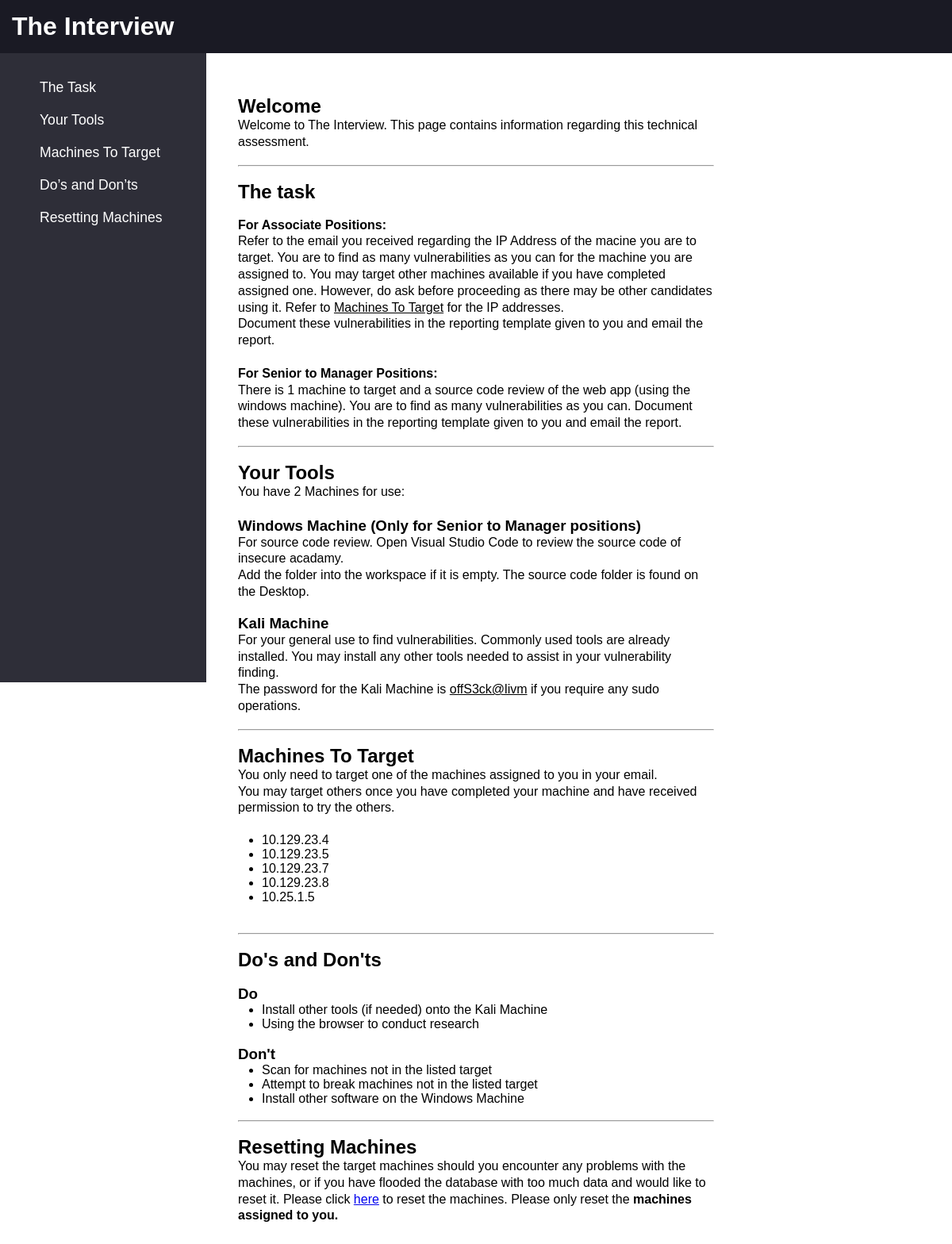
Before: / with the older database file.
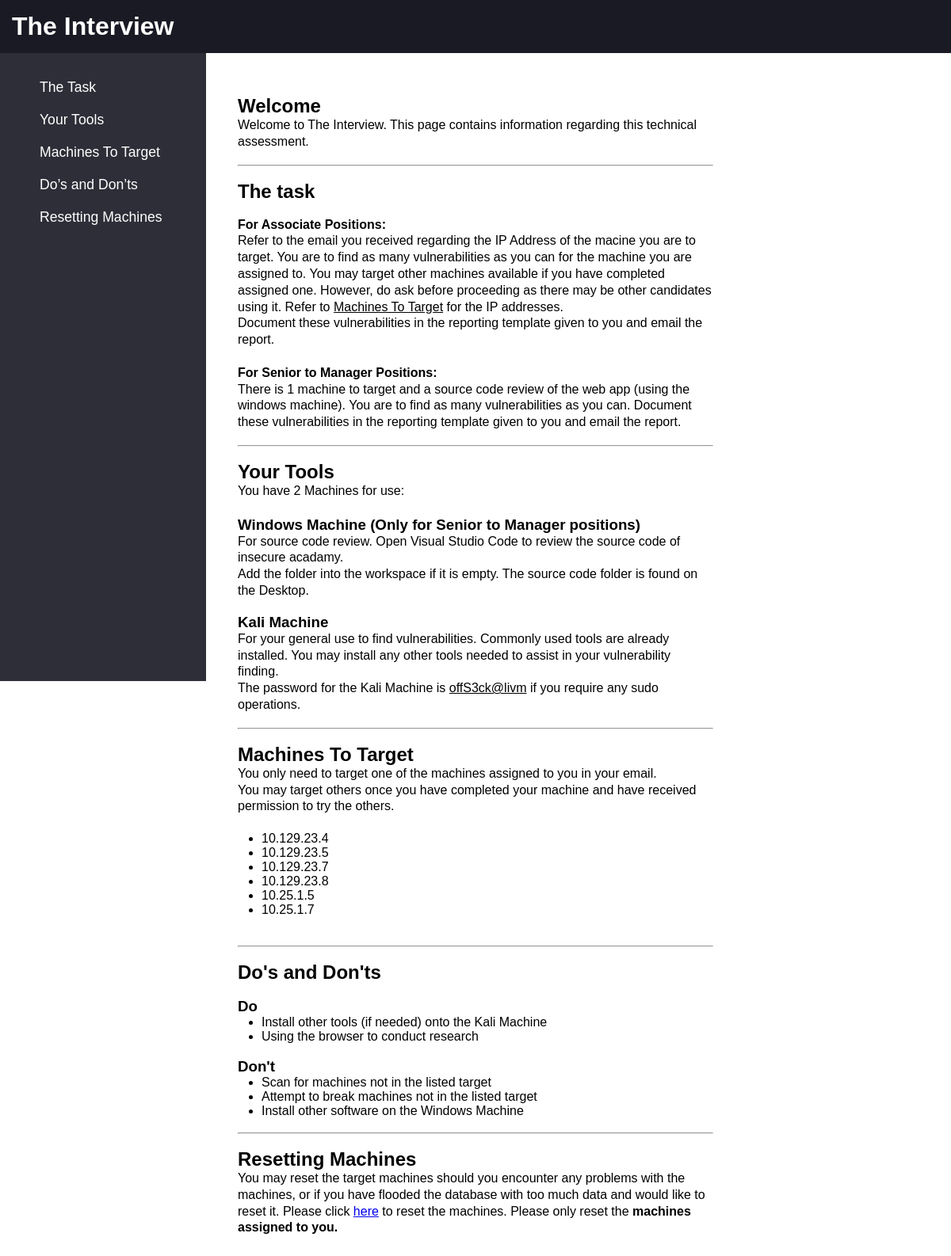
After: the same page with the newer database file.
### app.py (models this page shows, shortened)
class Vm(db.Model):
    name = db.Column(db.String(200), primary_key=True)
    identifier = db.Column(db.String(100), nullable=False)
    ip_address = db.Column(db.String(20), nullable=False)
    restore_from = db.Column(db.String(50), nullable=False)
    source_name = db.Column(db.String(200), nullable=False)
    vm_type = db.Column(db.String(20), nullable=False)

### app.py (the view)
@app.route("/")
def index():
    vm_list = db.session.execute(db.select(Vm).where(Vm.vm_type == 'target').order_by(Vm.ip_address)).scalars()
    return render_template("index.html", vm_list=vm_list)

### templates/index.html (shortened to what this page needs)
<!DOCTYPE html>
<html lang="en">
<head>
    <link rel="stylesheet" href="..\static\style.css">
</head>
<body>
    <header>
        <h1>The Interview</h1>
    </header>
    <div class="container">
        <aside class="sidebar">
            <ul>
                <li><a href="/#task">The Task</a></li>
                <li><a href="/#tools">Your Tools</a></li>
                <li><a href="/#target">Machines To Target</a></li>
                <li><a href="/#dosdonts">Do’s and Don’ts</a></li>
                <li><a href="/#reset">Resetting Machines</a></li>
            </ul>
        </aside>
        <main class="content">
            <div class="scrollable">
                <h2>Welcome</h2>
                <p>Welcome to The Interview. This page contains information regarding this technical assessment.</p>
                <br>
                <hr>
                <br>
                <section id="task">
                    <h2>The task</h2>
                    <br>
                    <p>
                        <b>For Associate Positions:</b>
                        <br>
                        Refer to the email you received regarding the IP Address of the macine you are to target. You are to find
                        as many vulnerabilities as you can for the machine you are assigned to. You may target other machines available
                        if you have completed assigned one. However, do ask before proceeding as there may be other candidates using it.
                        Refer to <u>Machines To Target</u> for the IP addresses. <br> Document these vulnerabilities in the reporting template
                        given to you and email the report.
                        <br>
                        <br>
                        <b>For Senior to Manager Positions:</b>
                        <br>
                        There is 1 machine to target and a source code review of the web app (using the windows machine). You are to find as many vulnerabilities as
                        you can. Document these vulnerabilities in the reporting template given to you and email the report.
                    </p>
                    <br>
                    <hr>
                    <br>
                </section>
                <section id="tools">
                    <h2>Your Tools</h2>
                    <p>
                        You have 2 Machines for use: <br><br>
                        <h3>Windows Machine (Only for Senior to Manager positions)</h3>
                        <p>
                            For source code review. Open Visual Studio Code to review the source code of insecure acadamy.
                            <br>
                            Add the folder into the workspace if it is empty. The source code folder is found on the Desktop.
                        </p>
                        <br>
                        <h3>Kali Machine</h3>
                        <p>
                            For your general use to find vulnerabilities. Commonly used tools are already installed. You may install
                            any other tools needed to assist in your vulnerability finding.
                            <br>
                            The password for the Kali Machine is <u>offS3ck@livm</u> if you require any sudo operations.
                        </p>
                    </p>
                <br>
                <hr>
                <br>
                </section>
                <section id="target">
                    <h2>Machines To Target</h2>
                    <p>
                        You only need to target one of the machines assigned to you in your email.
                        <br>
                        You may target others once you have completed your machine and have received permission to try the others.
                        <br>
                        <br>
                        {% for vm in vm_list %}
                        <ul>
                            <li>{{vm.ip_address}}</li>
                        </ul>
                        {% endfor %}
                        <br>
                    </p>
                    <br>
                    <hr>
                    <br>
                </section>
                <section id="dosdonts">
                    <h2>Do's and Don'ts</h2>
                    <br>
                    <p>
                        <h3>Do</h3>
                        <ul>
                            <li>Install other tools (if needed) onto the Kali Machine</li>
                            <li>Using the browser to conduct research</li>
                        </ul>
                        <br>
                        <h3>Don't</h3>
                        <ul>
                            <li>Scan for machines not in the listed target</li>
                            <li>Attempt to break machines not in the listed target</li>
                            <li>Install other software on the Windows Machine</li>
                        </ul>
                    </p>
                    <br>
                    <hr>
                    <br>
                </section>
                <section id="reset">
                    <h2>Resetting Machines</h2>
                    <p>
                        You may reset the target machines should you encounter any problems with the machines, or if you have
                        flooded the database with too much data and would like to reset it. Please click <a href="{{ url_for('reset')}}">here</a> to reset the machines.
                        Please only reset the <b>machines assigned to you.</b>
                    </p>
                </section>
            </div>
        </main>
    </div>
</body>
</html>

### static/style.css (style rules this page uses)
* { margin: 0; padding: 0; box-sizing: border-box; }
body { font-family: Arial, sans-serif; display: flex; flex-direction: column; }
header { background-color: #1a1a24; color: white; padding: 15px; text-align: left; font-size: 1rem; font-weight: bold; position: fixed; width: 100%; top: 0; left: 0; z-index: 1000; }
.container { display: flex; margin-top: 60px; }
.sidebar { width: 260px; background-color: #2e2e38; color: white; height: 100vh; position: fixed; top: 60px; padding: 20px; }
.sidebar ul { list-style: none; }
.sidebar ul li { margin: 20px 0; }
.sidebar ul li a { color: white; text-decoration: none; font-size: 1.1rem; }
.content { flex-grow: 1; margin-left: 260px; margin-top: 20px; padding: 40px; background: white; overflow-y: auto; height: 100%; margin-right: 260px }
p { line-height: 1.3; }
ul,ol { padding-left: 30px; }
section { scroll-margin-top: 80px; }

Changed rows visible on the page:
now on this page (row edited): Vm: ip_address "10.25.1.7"
